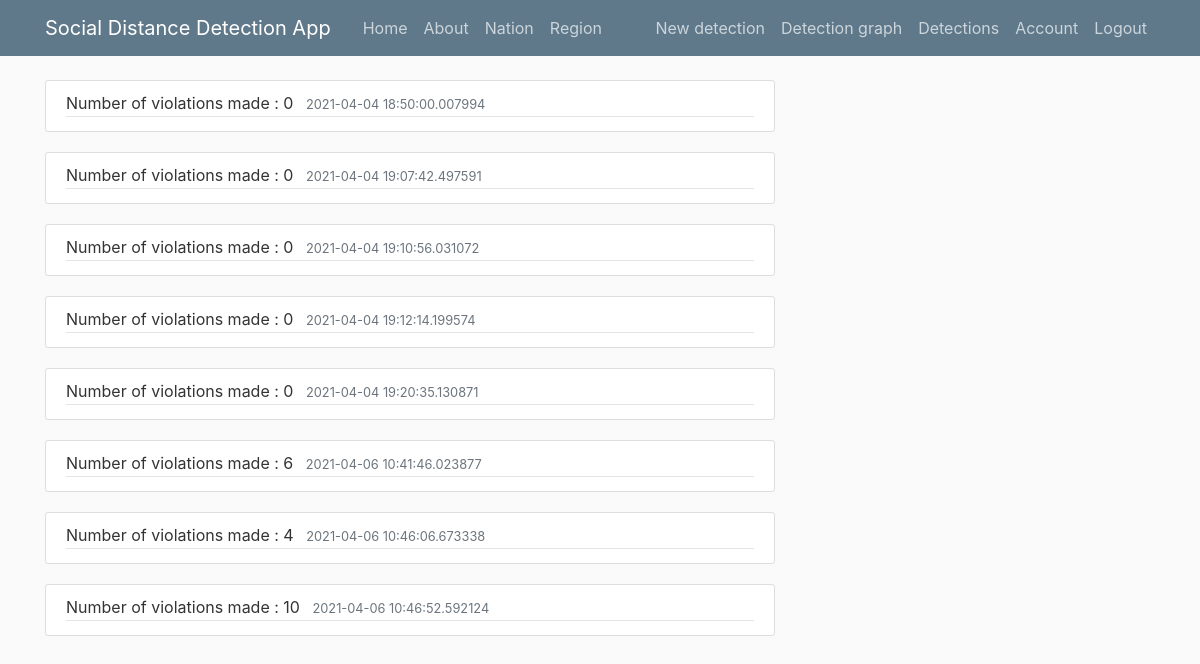
Page /detectionsMade (signed in) on the committed database.
### app/models.py (models this page shows, shortened)
class Detections(db.Model):
    id = db.Column(db.Integer, primary_key=True)
    numberOfViolations = db.Column(db.Integer)
    date_posted = db.Column(db.DateTime, nullable=False, default=datetime.utcnow)
    user_id = db.Column(db.Integer, db.ForeignKey('user.id'), nullable=False)

### app/routes.py (the view)
@app.route("/detectionsMade")
@login_required
def detection_made():
    user = current_user
    detections = user.detections
    return render_template('detectionsMade.html', title='Detections made', detections=detections)

### app/models.py (called while the page is built)
@login_manager.user_loader
def load_user(user_id):
    return User.query.get(int(user_id))

### app/templates/detectionsMade.html
{%  extends "layout.html" %}
{% block content %}
    {% for detection in detections %}
        <article class="media content-section">
          <div class="media-body">
            <div class="article-metadata">
              <a class="mr-2">Number of violations made : {{ detection.numberOfViolations }}</a>
              <small class="text-muted">{{ detection.date_posted }}</small>
            </div>
          </div>
        </article>
    {% endfor %}
{% endblock content %}

### app/static/main.css (style rules this page uses)
body { background: #fafafa; color: #333333; margin-top: 5rem; }
.content-section { background: #ffffff; padding: 10px 20px; border: 1px solid #dddddd; border-radius: 3px; margin-bottom: 20px; }
.article-metadata { padding-bottom: 1px; margin-bottom: 4px; border-bottom: 1px solid #e3e3e3 }

### rows in the picture
Detections: numberOfViolations "0", date_posted "2021-04-04 18:50:00.007994"
Detections: numberOfViolations "0", date_posted "2021-04-04 19:07:42.497591"
Detections: numberOfViolations "0", date_posted "2021-04-04 19:10:56.031072"
Detections: numberOfViolations "0", date_posted "2021-04-04 19:12:14.199574"
Detections: numberOfViolations "0", date_posted "2021-04-04 19:20:35.130871"
Detections: numberOfViolations "6", date_posted "2021-04-06 10:41:46.023877"
Detections: numberOfViolations "4", date_posted "2021-04-06 10:46:06.673338"
Detections: numberOfViolations "10", date_posted "2021-04-06 10:46:52.592124"
